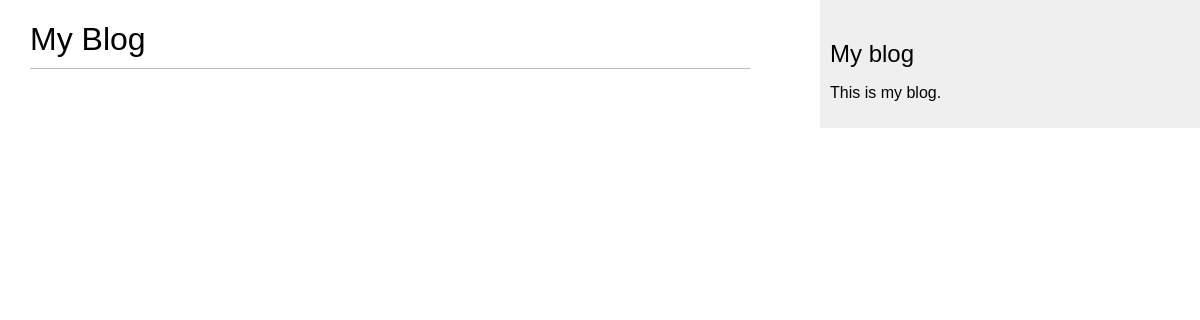
The page /blog/ on the database as committed earlier.
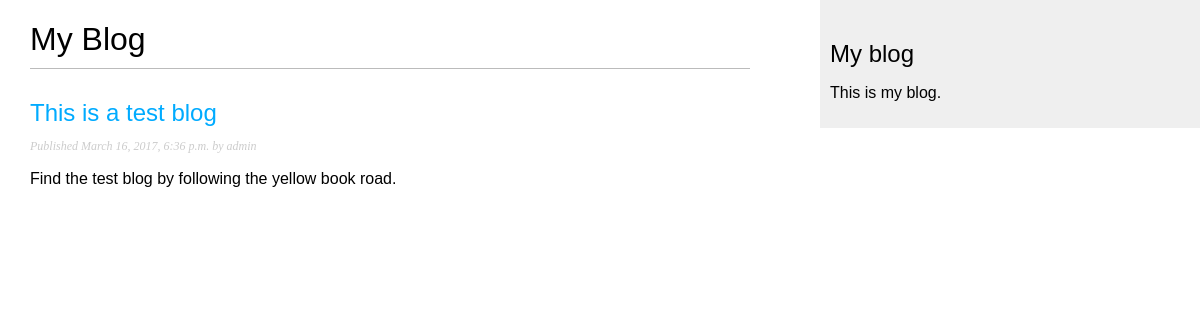
The same page on the database as committed later.
### blog/models.py (models this page shows, shortened)
class Post(models.Model):
    STATUS_CHOICES = (
        ('draft', 'Draft'),
        ('published', 'Published'),
    )
    title = models.CharField(max_length=250)
    slug = models.SlugField(max_length=250, unique_for_date='publish')
    author = models.ForeignKey(User, related_name='blog_posts')
    body = models.TextField()
    publish = models.DateTimeField(default=timezone.now)
    created = models.DateTimeField(auto_now_add=True)
    updated = models.DateTimeField(auto_now=True)
    status = models.CharField(max_length=10, choices=STATUS_CHOICES, default='draft')
    objects = models.Manager()
    published = PublishedManager()
    class Meta:
        ordering = ('-publish',)
    def get_absolute_url(self):
        return reverse('blog:post_detail', args=[self.publish.year,
            self.publish.strftime('%m'),
            self.publish.strftime('%d'),
            self.slug])

### blog/views.py (the view)
def post_list(request):
    posts = Post.published.all()
    return render(request, 'blog/post/list.html', {'posts': posts})

### blog/models.py (called while the page is built)
    def get_queryset(self):
        return super(PublishedManager, self).get_queryset().filter(status='published')

### blog/templates/blog/post/list.html (shortened to what this page needs)
{% extends "blog/base.html" %}
{% block content %}
  <h1>My Blog</h1>
  {% for post in posts %}
    <h2>
      <a href="{{ post.get_absolute_url }}">
        {{ post.title }}
      </a>
    </h2>
    <p class="date">
      Published {{ post.publish }} by {{ post.author }}
    </p>
    {{ post.body|truncatewords:30|linebreaks }}
  {% endfor %}
{% endblock %}

Rows that differ between the two databases and show on the page:
now on this page (row edited): Post: title "This is a test blog", publish "March 16, 2017, 6:36 p.m.", author "admin", body "Find the test blog by following the yellow book road."
